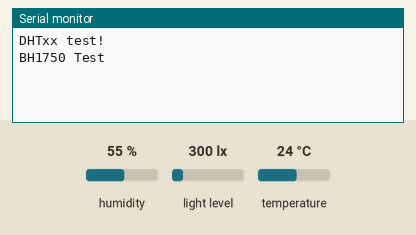
A sketch run on a simulated Arduino Uno, built with avr-gcc and run on an emulated ATmega328P. Shown: the last lines printed to the serial monitor. The inputs (shaded band) are chosen by the test bench; at power-on: humidity 55 %, light level 300 lx, temperature 24 °C.

Above: at 1.3 s.
1.4 s: humidity set to 22 %
At 11.0 s:
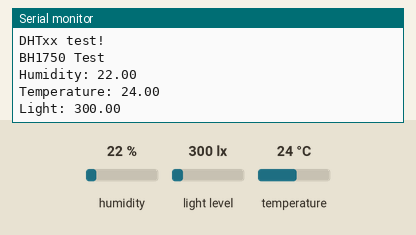
17.0 s: light level set to 40 lx
At 21.7 s:
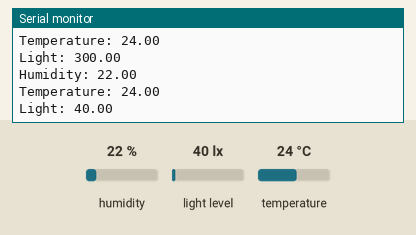
32.6 s: temperature set to 12 °C
At 43.2 s:
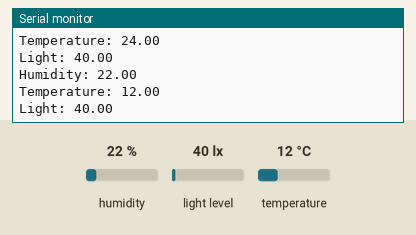
48.2 s: light level set to 500 lx
At 53.9 s:
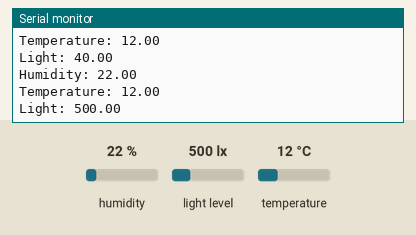
63.8 s: humidity set to 40 %
At 74.0 s:
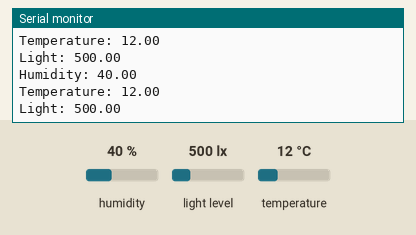
Timing chart, 0 to 75.5 s (numbered marks = the images above; inputs shaded):
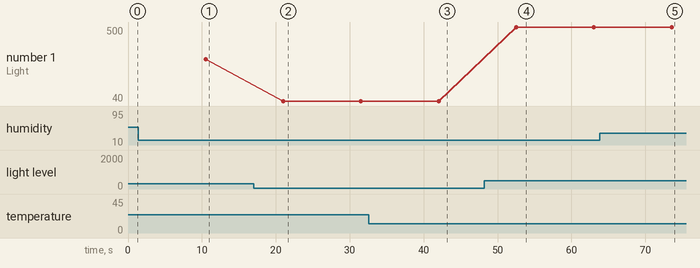

The sketch:

TempHumLight.ino
```cpp
#include <avr/pgmspace.h>
#include <LowPower.h>
#include "Sensors.h"

typedef enum {
  READ_SERIAL,
  GOTO_SLEEP,
  READ_SENSORS,
  NUM_STATES
} StateType;

SENSORS sensor;

void setup() {
  Serial.begin(115200);
  sensor.DHT_init();
  sensor.BH1750_init();
  delay(100); // give some time to send data over Serial before going to sleep
}

void loop() {
  StateType state = READ_SERIAL;
  for(;;) {
    switch(state) {
      case READ_SERIAL:
        state = GOTO_SLEEP;
        break;
      case GOTO_SLEEP:
        LowPower.powerDown(SLEEP_8S, ADC_OFF, BOD_OFF);
        delay(100); // give him some time to wake up from sleep :D
        state = READ_SENSORS;
        break;
      case READ_SENSORS:
        sensor.readTempHum();
        sensor.readLight();
        delay(100); // give some time to send data over Serial
        state = READ_SERIAL;
        break;
    }
  }
}
```

Sensors.cpp
```cpp
#include "Sensors.h"

DHT dht(DHTPIN, DHTTYPE);
BH1750 lightMeter(0x23);

SENSORS::SENSORS(){}
SENSORS::~SENSORS(){}

void SENSORS::DHT_init(){
  pinMode(DHTPIN_VCC,OUTPUT);
  digitalWrite(DHTPIN_VCC,LOW);
  Serial.println(F("DHTxx test!"));
  dht.begin();
}

void SENSORS::BH1750_init(){
  lightMeter.begin(BH1750_CONTINUOUS_HIGH_RES_MODE);
  Serial.println(F("BH1750 Test"));
}

void SENSORS::readTempHum() {
  digitalWrite(DHTPIN_VCC, HIGH);

  // Wait at least 2 seconds seconds between measurements.
  unsigned long previousMillis = millis();
  unsigned long currentMillis = millis();
  while (currentMillis - previousMillis <= 2300) {
    // save the last time you read the sensor
    currentMillis = millis();
  }

  Serial.print(F("Humidity: "));
  Serial.println(dht.readHumidity());
  //Serial.println(F(" %\t"));
  Serial.print(F("Temperature: "));
  Serial.println(dht.readTemperature());
  //Serial.println(F(" *C "));

  digitalWrite(DHTPIN_VCC,LOW);
}

void SENSORS::readLight() {
  Serial.print(F("Light: "));
  Serial.println(lightMeter.readLightLevel());
  //Serial.println(F(" lx"));
}
```

Sensors.h
```cpp
#ifndef Sensors_h
#define Sensors_h

#include <Arduino.h>
#include <DHT.h>
#include <Wire.h>
#include <BH1750.h>

#define DHTPIN 3
#define DHTPIN_VCC 4
#define DHTTYPE DHT22

class SENSORS {
public:
        SENSORS();
        ~SENSORS();
        void DHT_init();
        void BH1750_init();
        void readTempHum();
        void readLight();
};

#endif
```

Measured:
- after the input at 1.4 s, the serial monitor: prints a new line after 9.1 s (image 1)
- after the input at 17.0 s, the serial monitor: prints a new line after 4.0 s (image 2)
- after the input at 32.6 s, the serial monitor: prints a new line after 9.4 s (image 3)
- after the input at 48.2 s, the serial monitor: prints a new line after 4.3 s (image 4)
- after the input at 63.8 s, the serial monitor: prints a new line after 9.8 s (image 5)
- plotted number 1: 300 → 40 after the input at 17.0 s, 40 → 500 after the input at 48.2 s
